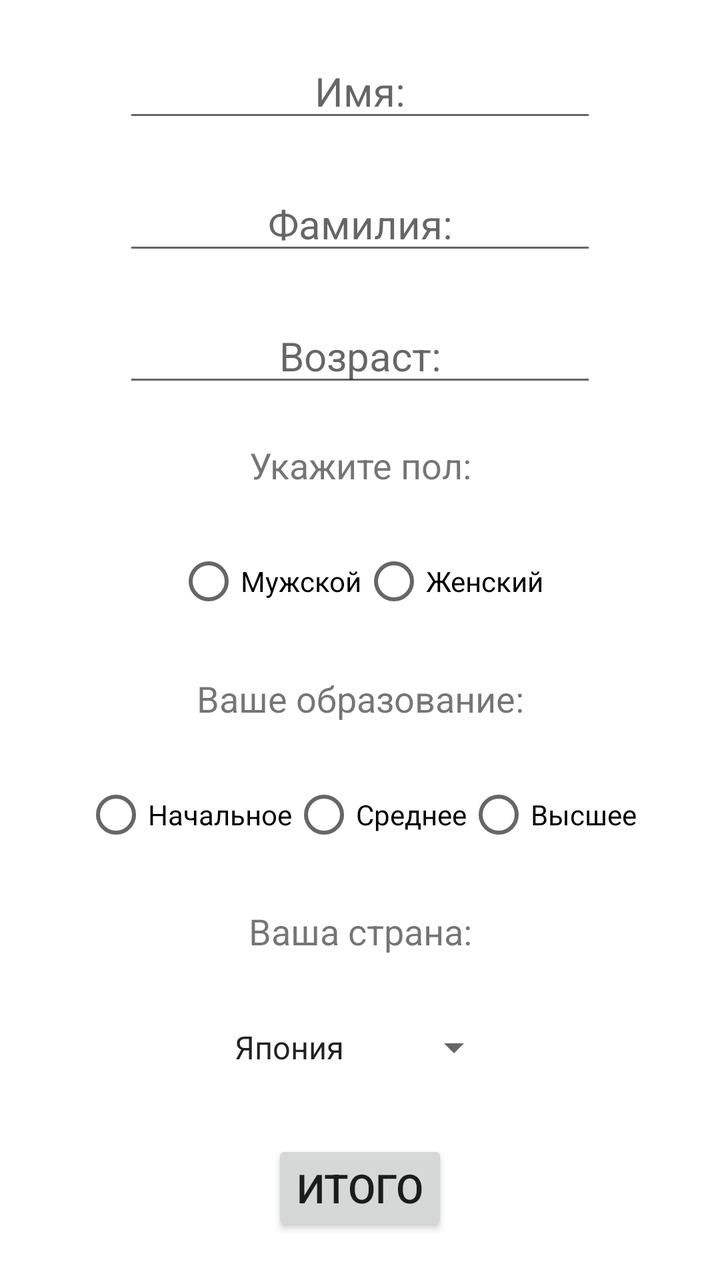
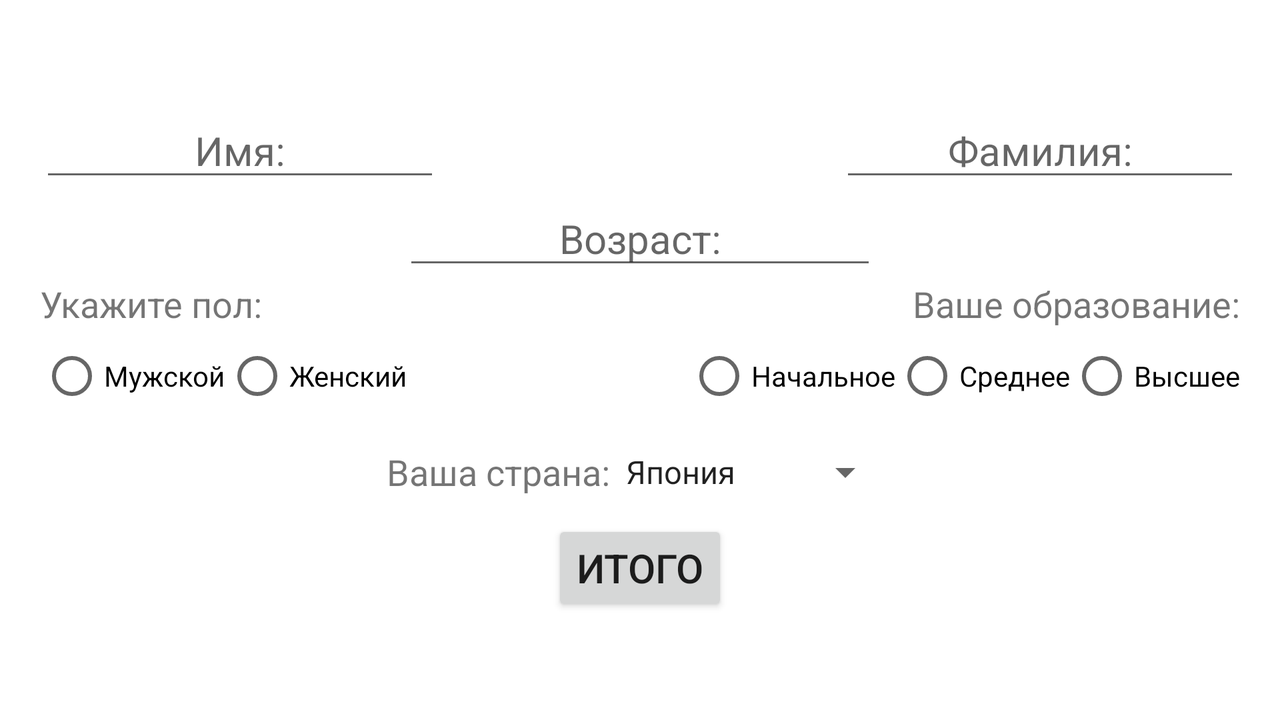

Two renders of one Android screen. The first uses the default layout on a phone; the second uses the alternative layout the repository ships for a different screen configuration, on a matching device. The two XML files are below.
<!-- AndroidManifest.xml: application theme Theme.BMK -->
<!-- res/layout/activity_main.xml -->
<?xml version="1.0" encoding="utf-8"?>
<androidx.constraintlayout.widget.ConstraintLayout xmlns:android="http://schemas.android.com/apk/res/android"
    xmlns:app="http://schemas.android.com/apk/res-auto"
    xmlns:tools="http://schemas.android.com/tools"
    android:id="@+id/constraintLayout"
    android:layout_width="match_parent"
    android:layout_height="match_parent"
    tools:context=".MainActivity">

    <EditText
        android:id="@+id/editTextFirstName"
        android:layout_width="wrap_content"
        android:layout_height="wrap_content"
        android:ems="10"
        android:gravity="center"
        android:hint="@string/first_name"
        android:importantForAutofill="no"
        android:inputType="textPersonName"
        android:textSize="20sp"
        app:layout_constraintBottom_toTopOf="@+id/editTextLastName"
        app:layout_constraintEnd_toEndOf="parent"
        app:layout_constraintStart_toStartOf="parent"
        app:layout_constraintTop_toTopOf="parent" />

    <EditText
        android:id="@+id/editTextLastName"
        android:layout_width="wrap_content"
        android:layout_height="wrap_content"
        android:ems="10"
        android:gravity="center"
        android:hint="@string/second_name"
        android:importantForAutofill="no"
        android:inputType="textPersonName"
        android:textSize="20sp"
        app:layout_constraintBottom_toTopOf="@+id/editTextAge"
        app:layout_constraintEnd_toEndOf="parent"
        app:layout_constraintHorizontal_bias="0.5"
        app:layout_constraintStart_toStartOf="parent"
        app:layout_constraintTop_toBottomOf="@+id/editTextFirstName"
        tools:ignore="TextContrastCheck" />

    <EditText
        android:id="@+id/editTextAge"
        android:layout_width="wrap_content"
        android:layout_height="wrap_content"
        android:ems="10"
        android:gravity="center"
        android:hint="@string/age"
        android:importantForAutofill="no"
        android:inputType="numberDecimal"
        android:textSize="20sp"
        app:layout_constraintBottom_toTopOf="@+id/textViewGender"
        app:layout_constraintEnd_toEndOf="parent"
        app:layout_constraintHorizontal_bias="0.5"
        app:layout_constraintStart_toStartOf="parent"
        app:layout_constraintTop_toBottomOf="@+id/editTextLastName"
        tools:ignore="TextContrastCheck" />

    <TextView
        android:id="@+id/textViewGender"
        android:layout_width="wrap_content"
        android:layout_height="wrap_content"
        android:gravity="center"
        android:text="@string/gender"
        android:textSize="18sp"
        app:layout_constraintBottom_toTopOf="@+id/radioGroupGender"
        app:layout_constraintEnd_toEndOf="parent"
        app:layout_constraintHorizontal_bias="0.5"
        app:layout_constraintStart_toStartOf="parent"
        app:layout_constraintTop_toBottomOf="@+id/editTextAge" />

    <RadioGroup
        android:id="@+id/radioGroupGender"
        android:layout_width="wrap_content"
        android:layout_height="wrap_content"
        android:orientation="horizontal"
        app:layout_constraintBottom_toTopOf="@+id/textViewEducation"
        app:layout_constraintEnd_toEndOf="parent"
        app:layout_constraintHorizontal_bias="0.5"
        app:layout_constraintStart_toStartOf="parent"
        app:layout_constraintTop_toBottomOf="@+id/textViewGender">

        <RadioButton
            android:id="@+id/radioButtonMale"
            android:layout_width="wrap_content"
            android:layout_height="wrap_content"
            android:text="@string/male" />

        <RadioButton
            android:id="@+id/radioButtonFemale"
            android:layout_width="wrap_content"
            android:layout_height="wrap_content"
            android:text="@string/female" />
    </RadioGroup>

    <RadioGroup
        android:id="@+id/radioGroupEducation"
        android:layout_width="wrap_content"
        android:layout_height="wrap_content"
        android:orientation="horizontal"
        app:layout_constraintBottom_toTopOf="@+id/textViewCountry"
        app:layout_constraintEnd_toEndOf="parent"
        app:layout_constraintHorizontal_bias="0.5"
        app:layout_constraintStart_toStartOf="parent"
        app:layout_constraintTop_toBottomOf="@+id/textViewEducation">

        <RadioButton
            android:id="@+id/radioButtonPrEd"
            android:layout_width="wrap_content"
            android:layout_height="wrap_content"
            android:text="@string/primary_education" />

        <RadioButton
            android:id="@+id/radioButtonSecEd"
            android:layout_width="wrap_content"
            android:layout_height="wrap_content"
            android:text="@string/secondary_education" />

        <RadioButton
            android:id="@+id/radioButtonHighEd"
            android:layout_width="wrap_content"
            android:layout_height="wrap_content"
            android:text="@string/higher_education" />

    </RadioGroup>

    <TextView
        android:id="@+id/textViewEducation"
        android:layout_width="wrap_content"
        android:layout_height="wrap_content"
        android:gravity="center"
        android:text="@string/education"
        android:textSize="18sp"
        app:layout_constraintBottom_toTopOf="@+id/radioGroupEducation"
        app:layout_constraintEnd_toEndOf="parent"
        app:layout_constraintHorizontal_bias="0.5"
        app:layout_constraintStart_toStartOf="parent"
        app:layout_constraintTop_toBottomOf="@+id/radioGroupGender" />

    <TextView
        android:id="@+id/textViewCountry"
        android:layout_width="wrap_content"
        android:layout_height="wrap_content"
        android:gravity="center"
        android:text="@string/country"
        android:textSize="18sp"
        app:layout_constraintBottom_toTopOf="@+id/spinnerCountry"
        app:layout_constraintEnd_toEndOf="parent"
        app:layout_constraintHorizontal_bias="0.5"
        app:layout_constraintStart_toStartOf="parent"
        app:layout_constraintTop_toBottomOf="@+id/radioGroupEducation" />

    <Spinner
        android:id="@+id/spinnerCountry"
        android:layout_width="wrap_content"
        android:layout_height="48dp"
        android:entries="@array/country_arrays"
        android:textAlignment="textEnd"
        android:textSize="20sp"
        app:layout_constraintBottom_toTopOf="@+id/buttonResult"
        app:layout_constraintEnd_toEndOf="parent"
        app:layout_constraintStart_toStartOf="parent"
        app:layout_constraintTop_toBottomOf="@+id/textViewCountry" />

    <Button
        android:id="@+id/buttonResult"
        android:layout_width="wrap_content"
        android:layout_height="wrap_content"
        android:gravity="center"
        android:onClick="onInfo"
        android:text="@string/result"
        android:textSize="20sp"
        app:layout_constraintBottom_toBottomOf="parent"
        app:layout_constraintEnd_toEndOf="parent"
        app:layout_constraintHorizontal_bias="0.5"
        app:layout_constraintStart_toStartOf="parent"
        app:layout_constraintTop_toBottomOf="@+id/spinnerCountry" />

</androidx.constraintlayout.widget.ConstraintLayout>
<!-- resources referenced by this layout -->
<resources>
  <string-array name="country_arrays">
          <item>Япония</item>
          <item>Казахстан</item>
          <item>Россия</item>
          <item>США</item>
          <item>Германия</item>
          <item>Франция</item>
      </string-array>
  <string name="age">Возраст:</string>
  <string name="country">Ваша страна:</string>
  <string name="education">Ваше образование:</string>
  <string name="female">Женский</string>
  <string name="first_name">Имя:</string>
  <string name="gender">Укажите пол:</string>
  <string name="higher_education">Высшее</string>
  <string name="male">Мужской</string>
  <string name="primary_education">Начальное</string>
  <string name="result">Итого</string>
  <string name="second_name">Фамилия:</string>
  <string name="secondary_education">Среднее</string>
  <style name="Theme.BMK" parent="Theme.MaterialComponents.DayNight.DarkActionBar">
          
          <item name="colorPrimary">@color/purple_500</item>
          <item name="colorPrimaryVariant">@color/purple_700</item>
          <item name="colorOnPrimary">@color/white</item>
          
          <item name="colorSecondary">@color/teal_200</item>
          <item name="colorSecondaryVariant">@color/teal_700</item>
          <item name="colorOnSecondary">@color/black</item>
          
          <item name="android:statusBarColor" tools:targetApi="l">?attr/colorPrimaryVariant</item>
          
      </style>
  <color name="purple_500">#1CDFB2</color>
  <color name="purple_700">#008767</color>
  <color name="white">#FFFFFFFF</color>
  <color name="teal_200">#0638EA</color>
  <color name="teal_700">#001283</color>
  <color name="black">#FF000000</color>
</resources>
<!-- res/layout-land/activity_main.xml (the author's variant of the layout above) -->
<!-- drawn on the phone turned sideways -->
<?xml version="1.0" encoding="utf-8"?>
<LinearLayout xmlns:android="http://schemas.android.com/apk/res/android"
    xmlns:tools="http://schemas.android.com/tools"
    android:layout_width="match_parent"
    android:layout_height="match_parent"
    android:gravity="center"
    android:orientation="vertical"
    android:padding="20dp"
    tools:context=".MainActivity">

    <LinearLayout
        android:layout_width="match_parent"
        android:layout_height="wrap_content"
        android:orientation="horizontal">

        <EditText
            android:id="@+id/editTextFirstName"
            android:layout_width="match_parent"
            android:layout_height="wrap_content"
            android:layout_weight="1"
            android:ems="10"
            android:gravity="center"
            android:hint="@string/first_name"
            android:importantForAutofill="no"
            android:inputType="textPersonName"
            android:textSize="20sp" />

        <Space
            android:layout_width="match_parent"
            android:layout_height="match_parent"
            android:layout_weight="1" />

        <EditText
            android:id="@+id/editTextLastName"
            android:layout_width="match_parent"
            android:layout_height="wrap_content"
            android:layout_weight="1"
            android:ems="10"
            android:gravity="center"
            android:hint="@string/second_name"
            android:importantForAutofill="no"
            android:inputType="textPersonName"
            android:textSize="20sp"
            tools:ignore="TextContrastCheck" />
    </LinearLayout>

    <EditText
        android:id="@+id/editTextAge"
        android:layout_width="wrap_content"
        android:layout_height="wrap_content"
        android:ems="10"
        android:gravity="center"
        android:hint="@string/age"
        android:importantForAutofill="no"
        android:inputType="numberDecimal"
        android:textSize="20sp"
        tools:ignore="TextContrastCheck" />

    <LinearLayout
        android:layout_width="match_parent"
        android:layout_height="wrap_content"
        android:orientation="horizontal">

        <TextView
            android:id="@+id/textViewGender"
            android:layout_width="wrap_content"
            android:layout_height="wrap_content"
            android:gravity="center"
            android:text="@string/gender"
            android:textSize="18sp" />

        <Space
            android:layout_width="0dp"
            android:layout_height="wrap_content"
            android:layout_weight="1" />

        <TextView
            android:id="@+id/textViewEducation"
            android:layout_width="wrap_content"
            android:layout_height="wrap_content"
            android:gravity="center"
            android:text="@string/education"
            android:textSize="18sp" />
    </LinearLayout>

    <LinearLayout
        android:layout_width="match_parent"
        android:layout_height="wrap_content"
        android:orientation="horizontal">

        <RadioGroup
            android:id="@+id/radioGroupGender"
            android:layout_width="wrap_content"
            android:layout_height="wrap_content"
            android:orientation="horizontal">

            <RadioButton
                android:id="@+id/radioButtonMale"
                android:layout_width="wrap_content"
                android:layout_height="wrap_content"
                android:text="@string/male" />

            <RadioButton
                android:id="@+id/radioButtonFemale"
                android:layout_width="wrap_content"
                android:layout_height="wrap_content"
                android:text="@string/female" />
        </RadioGroup>


        <Space
            android:layout_width="0dp"
            android:layout_height="wrap_content"
            android:layout_weight="1" />

        <RadioGroup
            android:id="@+id/radioGroupEducation"
            android:layout_width="wrap_content"
            android:layout_height="wrap_content"
            android:orientation="horizontal">

            <RadioButton
                android:id="@+id/radioButtonPrEd"
                android:layout_width="wrap_content"
                android:layout_height="wrap_content"
                android:text="@string/primary_education" />

            <RadioButton
                android:id="@+id/radioButtonSecEd"
                android:layout_width="wrap_content"
                android:layout_height="wrap_content"
                android:text="@string/secondary_education" />

            <RadioButton
                android:id="@+id/radioButtonHighEd"
                android:layout_width="wrap_content"
                android:layout_height="wrap_content"
                android:text="@string/higher_education" />

        </RadioGroup>
    </LinearLayout>

    <LinearLayout
        android:layout_width="match_parent"
        android:layout_height="wrap_content"
        android:gravity="center"
        android:orientation="horizontal">

        <TextView
            android:id="@+id/textViewCountry"
            android:layout_width="wrap_content"
            android:layout_height="wrap_content"
            android:gravity="center"
            android:text="@string/country"
            android:textSize="18sp" />

        <Spinner
            android:id="@+id/spinnerCountry"
            android:layout_width="wrap_content"
            android:layout_height="48dp"
            android:entries="@array/country_arrays"
            android:textAlignment="textEnd"
            android:textSize="20sp" />
    </LinearLayout>

    <Button
        android:id="@+id/buttonResult"
        android:layout_width="wrap_content"
        android:layout_height="48dp"
        android:gravity="center"
        android:onClick="onInfo"
        android:text="@string/result"
        android:textSize="20sp"
        tools:ignore="TextContrastCheck" />

</LinearLayout>
